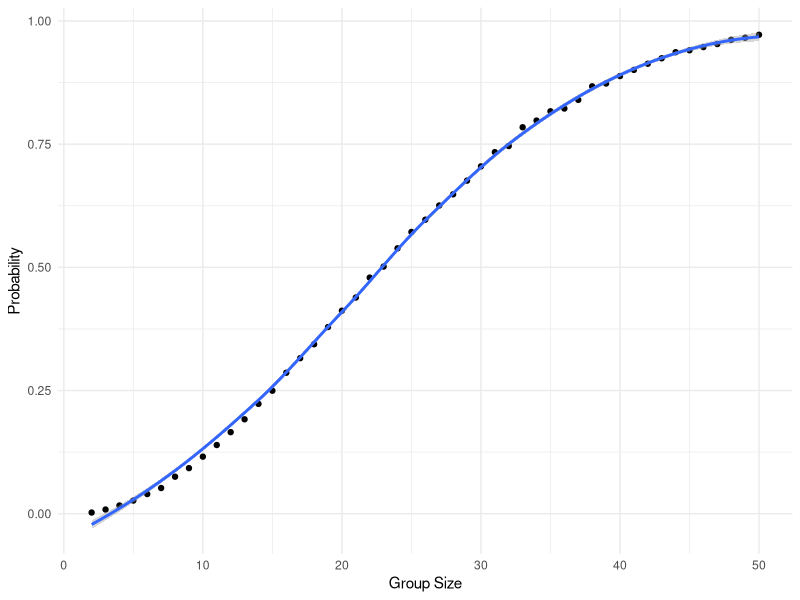

Recreate this plot in R.
## ---- chunk 1
library(tidyverse)
## ---- chunk 2
knitr::opts_chunk$set(
  fig.width = 6,
  fig.asp = .6,
  out.width = "90%"
)

theme_set(theme_minimal() + theme(legend.position = "bottom"))

options(
  ggplot2.continuous.colour = "viridis",
  ggplot2.continuous.fill = "viridis"
)

scale_colour_discrete = scale_colour_viridis_d
scale_fill_discrete = scale_fill_viridis_d

## ---- chunk 3
set.seed(1)
## ---- chunk 4
bday_sim = function(n_room) {
  
  birthdays = sample(1:365, n_room, replace = TRUE)
  
  repeated_bday = length(unique(birthdays)) < n_room
  
  repeated_bday
  
}
## ---- chunk 5
sim_results_df = 
  expand_grid(
    sample_size = 2:50, 
    iter = 1:10000
  ) |> 
  mutate(
    results = map(sample_size, bday_sim)
  ) |> 
  unnest(results)
## ---- chunk 6
sim_results_df |> 
  group_by(sample_size) |> 
  summarize(
    prob = mean(results)
  ) |> 
  ggplot(aes(x = sample_size, y = prob)) +
  geom_point() +
  geom_smooth() +
  labs(
    x = "Group Size",
    y = "Probability"
  ) 
